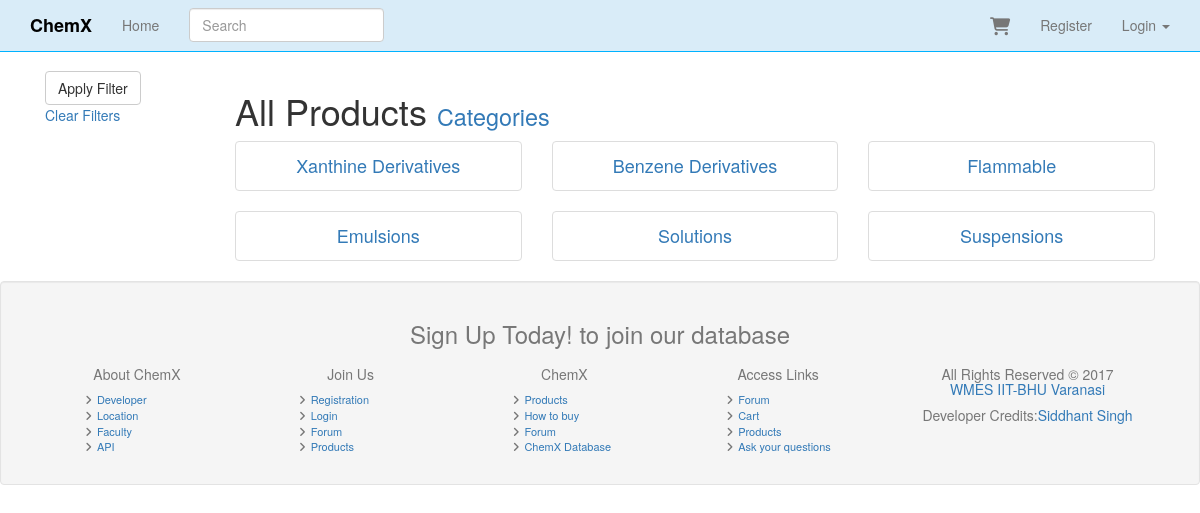
Page /categories/ on the committed database.
### products/models.py (models this page shows, shortened)
class Category(models.Model):
	title = models.CharField(max_length=120, unique=True)
	slug = models.SlugField(unique=True)
	description = models.TextField(null=True, blank=True)
	active = models.BooleanField(default=True)
	timestamp = models.DateTimeField(auto_now_add=True, auto_now=False)
	def get_absolute_url(self):
		return reverse("category_detail", kwargs={"slug": self.slug })

### products/views.py (the view)
class CategoryListView(ListView):
	model = Category
	queryset = Category.objects.all()
	template_name = "products/product_list.html"

### products/templates/products/product_list.html (shortened to what this page needs)
{% extends "base.html" %}
{% load crispy_forms_tags %}
{% block content %}
<div class='col-sm-2'>
<form method="GET" action="{% url 'products' %}">
<input type='submit' value='Apply Filter' class='btn btn-default'>
</form>
<a href="{% url 'products' %}">Clear Filters</a>
</div>
<div class='col-sm-10'>
<h1>All Products <small><a href='{% url "categories" %}'>Categories</a></small></h1>
{% if object_list.count == 0 %}
Nothing found
{% else %}
{% include "products/products.html" with object_list=object_list %}
{% endif %}
</div>
{% endblock %}

### products/templates/products/products.html (shortened to what this page needs)
<div class='row'>
{% for product in object_list %}
	<div class='col-xs-4 {{ col_class_set }}'>
	{% include "products/product_thumbnail.html" with product=product price="True" %}
	</div>
	{% if not col_class_set %}
{% cycle '' '' '</div><div class="row">' %}
{% endif %}
{% endfor %}

### products/templates/products/product_thumbnail.html (shortened to what this page needs)
<div class="thumbnail text-center">
<h4><a href='{{ product.get_absolute_url }}'>{{ product.title }}</a></h4>
</div>

### static_in_pro/our_static/css/navbar-static-top.css (style rules this page uses)
body { min-height: 1000px; }

### rows in the picture
Category: title "Xanthine Derivatives"
Category: title "Benzene Derivatives"
Category: title "Flammable"
Category: title "Emulsions"
Category: title "Solutions"
Category: title "Suspensions"
